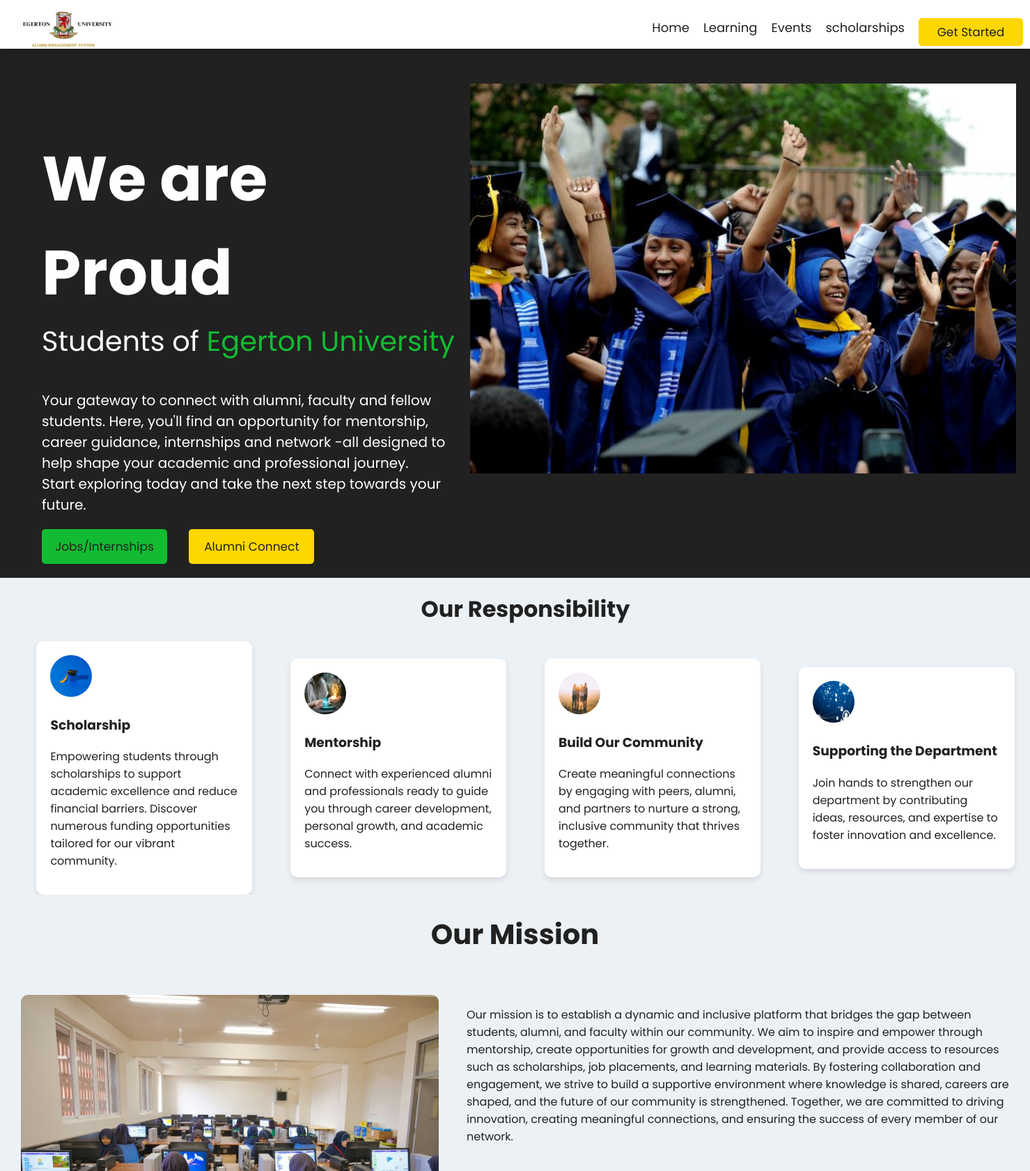
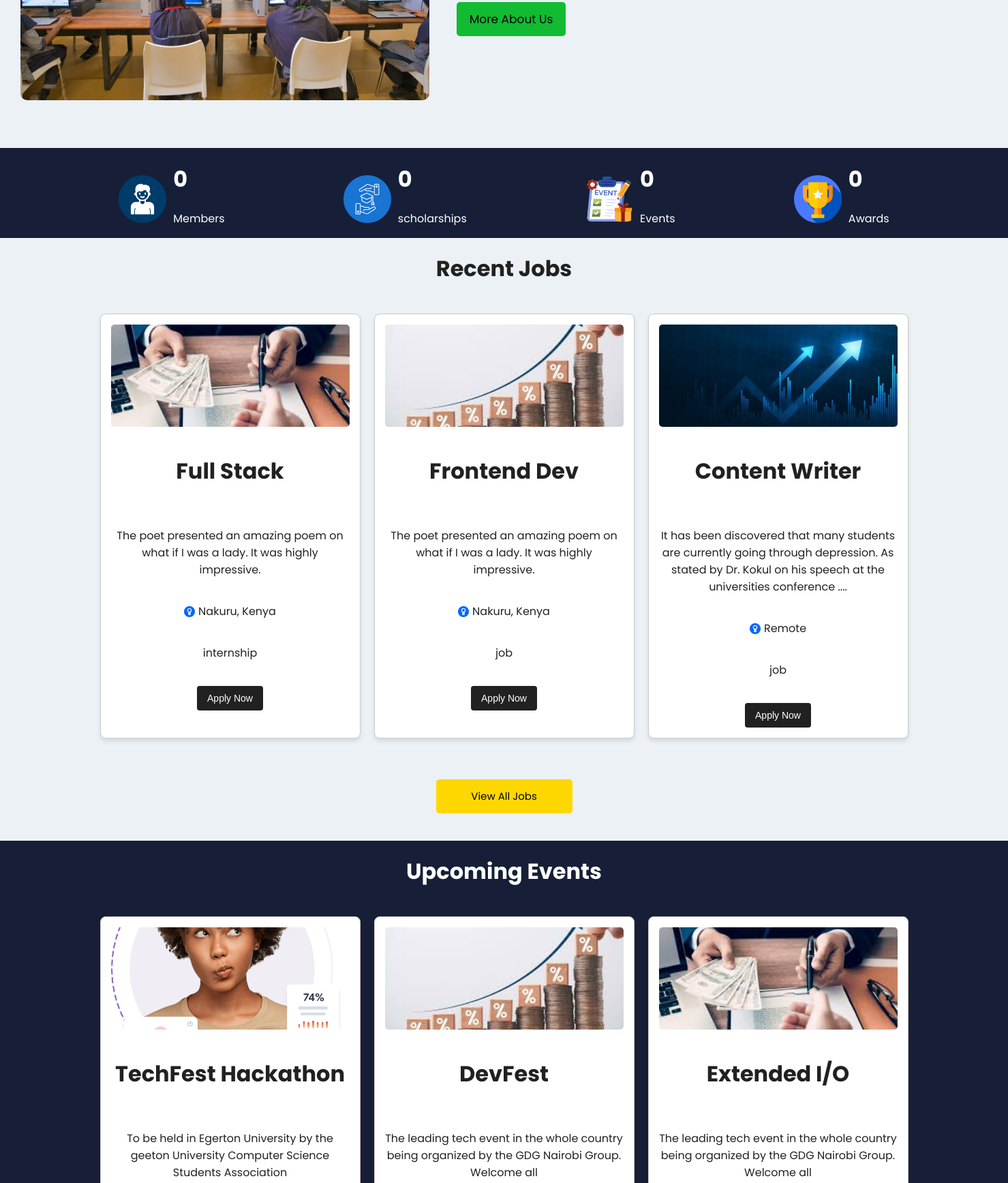
The page / (upper part) on the database its author committed (2 pictures, top to bottom).
### website/models.py (models this page shows)
class Jobs(db.Model):
    id = db.Column(db.Integer, primary_key = True)
    title = db.Column(db.String(100) , nullable = False)
    body = db.Column(db.String(1000) , nullable = False)
    location = db.Column(db.String(50) , nullable = False)
    job_type = db.Column(db.String(100) , nullable = False)
    link = db.Column(db.String(100) , nullable = False)
    image = db.Column(db.String(1000) , nullable = False)

class Events(db.Model):
    id = db.Column(db.Integer, primary_key = True)
    title = db.Column(db.String(100) , nullable = False)
    body = db.Column(db.String(1000) , nullable = False)
    location = db.Column(db.String(50) , nullable = False)
    link = db.Column(db.String(100) , nullable = False)
    image = db.Column(db.String(1000) , nullable = False)

### website/views.py (the view)
@views.route('/', methods = ['POST' , 'GET'])
def home():
    jobs = Jobs.query.all()
    events = Events.query.all()
    return render_template('home.html' , jobs = jobs, events = events)

### website/templates/home.html (shortened to what this page needs)
{% extends 'base.html' %} {% block title %} Home {% endblock %} {% block body %}
<div class="hero">
  <div class="homepage">
    <div class="hero-main">
      <span class="proud">We are Proud</span> <br />
      <span class="students"
        >Students of
        <span style="color: #12bb32">Egerton University</span></span
      >
      <br />
      <div class="quick-links">
        <p>
          Your gateway to connect with alumni, faculty and fellow students.
          Here, you'll find an opportunity for mentorship, career guidance,
          internships and network -all designed to help shape your academic and
          professional journey. <br />Start exploring today and take the next
          step towards your future.
        </p>
        <a href="/jobs">
        <button class="jobs-link">
          Jobs/Internships
        </button>
      </a>
        <a href="/alumni">
        <button class="alumni-connect">
           Alumni Connect
        </button>
      </a>
      </div>
    </div>
    <img src="../static/images/homepage.jpg" alt="hero image here" />
  </div>
</div>
<div class="responsibility">
  <h1>Our Responsibility</h1>
  <div class="roles">
    <div class="card">
      <img src="../static/images/responsibility_01.avif" alt="" />
      <h3>Scholarship</h3>
      <p>
        Empowering students through scholarships to support academic excellence
        and reduce financial barriers. Discover numerous funding opportunities
        tailored for our vibrant community.
      </p>
    </div>
    <div class="card">
      <img src="../static/images/responsibility_02.webp" alt="" />
      <h3>Mentorship</h3>
      <p>
        Connect with experienced alumni and professionals ready to guide you
        through career development, personal growth, and academic success.
      </p>
    </div>
    <div class="card">
      <img src="../static/images/responsibility_03.avif" alt="" />
      <h3>Build Our Community</h3>
      <p>
        Create meaningful connections by engaging with peers, alumni, and
        partners to nurture a strong, inclusive community that thrives together.
      </p>
    </div>
    <div class="card">
      <img src="../static/images/responsibility_04.webp" alt="" />
      <h3>Supporting the Department</h3>
      <p>
        Join hands to strengthen our department by contributing ideas,
        resources, and expertise to foster innovation and excellence.
      </p>
    </div>
  </div>
</div>
<div class="mission">
  <h1>Our Mission</h1>
  <div class="mission-content">
    <img src="../static/images/comp lab.jpg" alt="mission image" />
    <p>
      Our mission is to establish a dynamic and inclusive platform that bridges
      the gap between students, alumni, and faculty within our community. We aim
      to inspire and empower through mentorship, create opportunities for growth
      and development, and provide access to resources such as scholarships, job
      placements, and learning materials. By fostering collaboration and
      engagement, we strive to build a supportive environment where knowledge is
      shared, careers are shaped, and the future of our community is
      strengthened. Together, we are committed to driving innovation, creating
      meaningful connections, and ensuring the success of every member of our
      network. <br />
      <a href=""><button>More About Us</button></a>
    </p>
  </div>
</div>
<div class="stats">
  <div class="members">
    <img src="../static/images/man.png" alt="" />
    <div>
      <h1>0</h1>
      <p>Members</p>
    </div>
  </div>
  <div class="members">
    <img src="../static/images/scholarship.png" alt="" />
    <div>
      <h1>0</h1>
      <p>scholarships</p>
    </div>
  </div>
  <div class="members">
    <img src="../static/images/event-list.png" alt="" />
    <div>
      <h1>0</h1>
      <p>Events</p>
    </div>
  </div>
  <div class="members">
    <img src="../static/images/award.png" alt="" />
    <div>
      <h1>0</h1>
      <p>Awards</p>
    </div>
  </div>
</div>
<div style="background-color: #ECF1F5; color: #212121;">
  <h1 style="text-align: center;" > Recent Jobs </h1>
<div class="jobs">
  {% for job in jobs %}
    <div class="recent-jobs">
      <img src="{{ job.image }}" alt="an image here" />
      <h1>{{ job.title }}</h1>
      <p>{{ job.body }}</p>
      <section>
        <img src="../static/images/location.png" alt="" />{{ job.location }}
      </section>
      <p>{{ job.job_type }}</p>
      <a href="https://{{job.link}}"> <button>Apply Now</button> </a>
    </div>
{% endfor %}
</div>
<div class="view-all-jobs">
  <a href="/jobs"><button > View All Jobs </button></a>
</div>
</div>
<div style="background-color: #161F37; color: #ffffff;">
  <h1 style="text-align: center;" > Upcoming Events </h1>
<div class="events">
  {% for event in events %}
    <div class="recent-events">
      <img src="{{event.image }}" alt="an image here" />
      <h1>{{event.title }}</h1>
      <p>{{event.body }}</p>
    </div>
{% endfor %}
</div>
</div>
{% endblock %}

### website/static/src/input.css (style rules this page uses)
body { position: relative; color: #ffffff; box-sizing: border-box; font-family: 'Poppins', sans-serif; background-color: #212121; margin: 0; display: flex; flex-direction: column; min-height: 100vh; }
a { text-decoration: none; color: inherit; }
.homepage { display: flex; justify-content: space-between; margin: 20px; margin-left: 60px; }
.hero-main { margin-top: 100px; }
.proud { font-size: 90px; font-weight: bold; }
.students { font-size: 40px; }
.jobs-link { color: #212121; background-color: #12bb32; border: none; margin-right: 10px; height: 50px; width: 180px; margin-top: 0px; border-radius: 5px; cursor: pointer; font-size: 17px; font-family: 'Poppins' , sans-serif; }
.alumni-connect { color: #212121; background-color: #FFD700; border: none; margin-right: 10px; height: 50px; width: 180px; margin-top: 0px; border-radius: 5px; cursor: pointer; font-size: 17px; font-family: 'Poppins' , sans-serif; }
.quick-links { margin-top: 40px; }
.quick-links p { font-size: 20px; width: 95%; }
.hero img { position: relative; height: 70vh; width: 60%; margin-top: 30px; }
.responsibility { background-color: #ECF1F5; color: #212121; padding-left: 30px; }
.responsibility h1 { text-align: center; }
.roles { display: flex; justify-content: space-evenly; gap: 10px; }
.card { border-radius: 10px; padding: 10px; width: 270px; }
.card img { width: 60px; height: 60px; border-radius: 150%; }
.mission { background-color: #ECF1F5; color: #212121; padding-bottom: 40px; }
.mission h1 { text-align: center; font-size: 40px; }
.mission-content { display: flex; justify-content: space-between; padding: 30px; gap: 40px; }
.mission-content img { width: 600px; border-radius: 10px; }
.mission-content button { background-color: #12bb32; height: 50px; width: 160px; border: none; margin-top: 40px; border-radius: 10px; justify-content: right; border-radius: 5px; cursor: pointer; font-size: 17px; font-family: 'Poppins' , sans-serif; }
.stats { display: flex; justify-content: space-evenly; background-color: #161F37; }
.members { display: flex; gap: 10px; }
.members img { margin-top: 40px; height: 70px; width: 70px; align-items: center; }
.jobs { background-color: #ECF1F5; color: #212121; padding: 20px; display: flex; flex-wrap: wrap; gap: 20px; justify-content: center; }
.recent-jobs { background-color: #ffffff; width: 350px; border: 1px solid #ccc; border-radius: 8px; padding: 15px; display: flex; flex-direction: column; align-items: center; text-align: center; gap: 20px; box-shadow: 0 4px 6px rgba(0, 0, 0, 0.1); transition: transform 0.5s ease-in-out; cursor: pointer; }
.recent-jobs img { width: 100%; height: auto; max-height: 150px; object-fit: cover; border-radius: 5px; }
.recent-jobs section img { width: 16px; height: 16px; margin-right: 5px; vertical-align: middle; }
.recent-jobs button { background-color: #212121; color: #ffffff; border: none; border-radius: 4px; padding: 10px 15px; cursor: pointer; font-size: 14px; transition: background-color 0.3s ease; }
.view-all-jobs { display: flex; justify-content: center; margin: 40px; }
.view-all-jobs button { width: 200px; height: 50px; background-color: #FFD700; font-family: 'Poppins' , sans-serif; border: none; font-size: 15px; border-radius: 5px; cursor: pointer; }
.events { background-color: #161F37; color: #212121; padding: 20px; display: flex; flex-wrap: wrap; gap: 20px; justify-content: center; }
.recent-events { background-color: #ffffff; width: 350px; border: 1px solid #ccc; border-radius: 8px; padding: 15px; display: flex; flex-direction: column; align-items: center; text-align: center; gap: 20px; box-shadow: 0 4px 6px rgba(248, 5, 5, 0.1); transition: transform 0.5s ease-in-out; cursor: pointer; }
.recent-events img { width: 100%; height: auto; max-height: 150px; object-fit: cover; border-radius: 5px; }
.card { max-width: 500px; margin: auto; padding: 20px; background: white; border-radius: 10px; box-shadow: 0 4px 8px rgba(0, 0, 0, 0.1); }

### rows shown on the page
Jobs: image (picture), title "Full Stack", body "The poet presented an amazing poem on what if I was a lady. It was highly impressive.", location "Nakuru, Kenya", job_type "internship"
Jobs: image (picture), title "Frontend Dev", body "The poet presented an amazing poem on what if I was a lady. It was highly impressive.", location "Nakuru, Kenya", job_type "job"
Jobs: image (picture), title "Content Writer", body "It has been discovered that many students are currently going through depression. As stated by Dr. Kokul on his speech at the universities conference ....", location "Remote", job_type "job"
Events: image (picture), title "TechFest Hackathon", body "To be held in Egerton University by the geeton University Computer Science Students Association"
Events: image (picture), title "DevFest", body "The leading tech event in the whole country being organized by the GDG Nairobi Group. Welcome all"
Events: image (picture), title "Extended I/O", body "The leading tech event in the whole country being organized by the GDG Nairobi Group. Welcome all"
